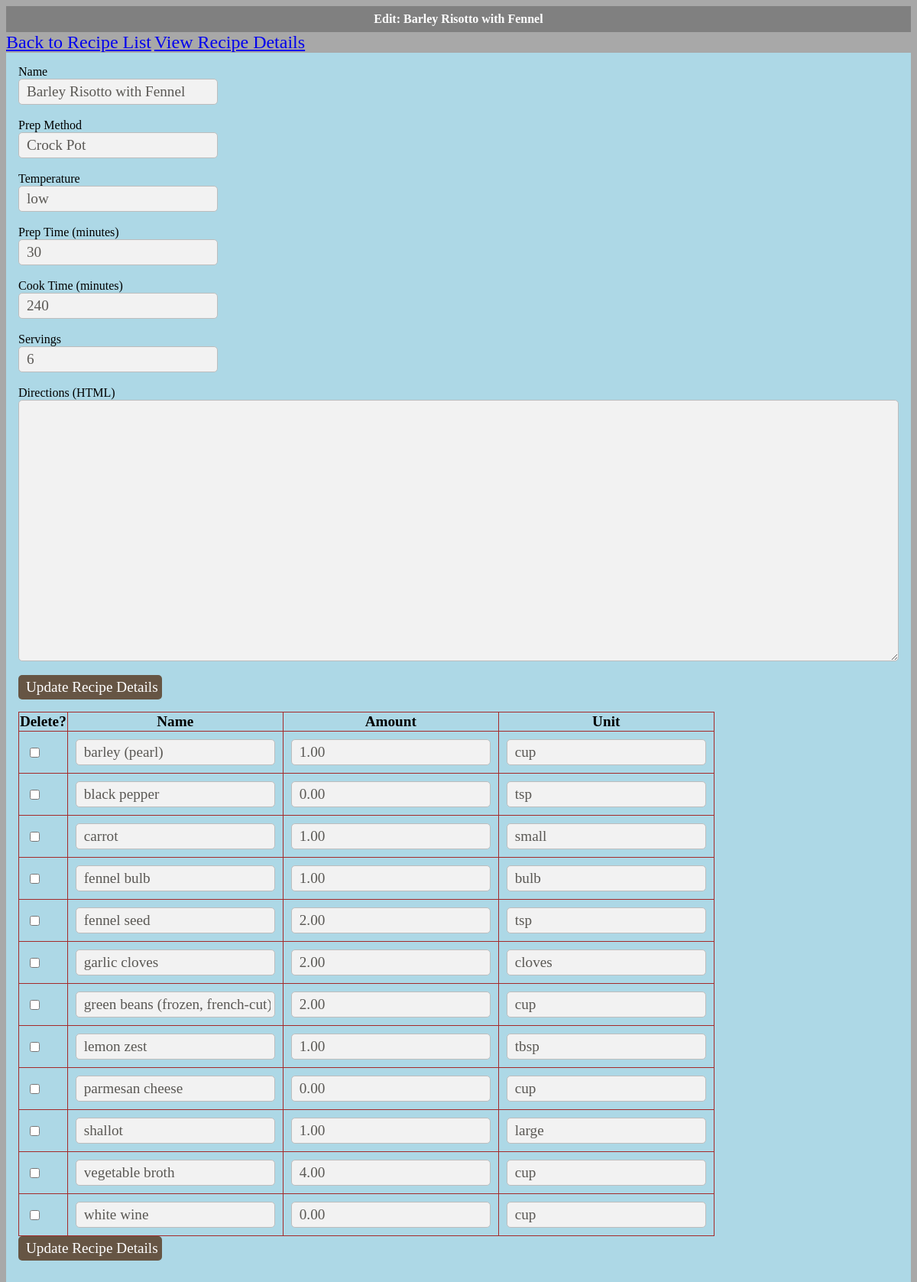
Before: /menu/8/editrecipe with the older database file.
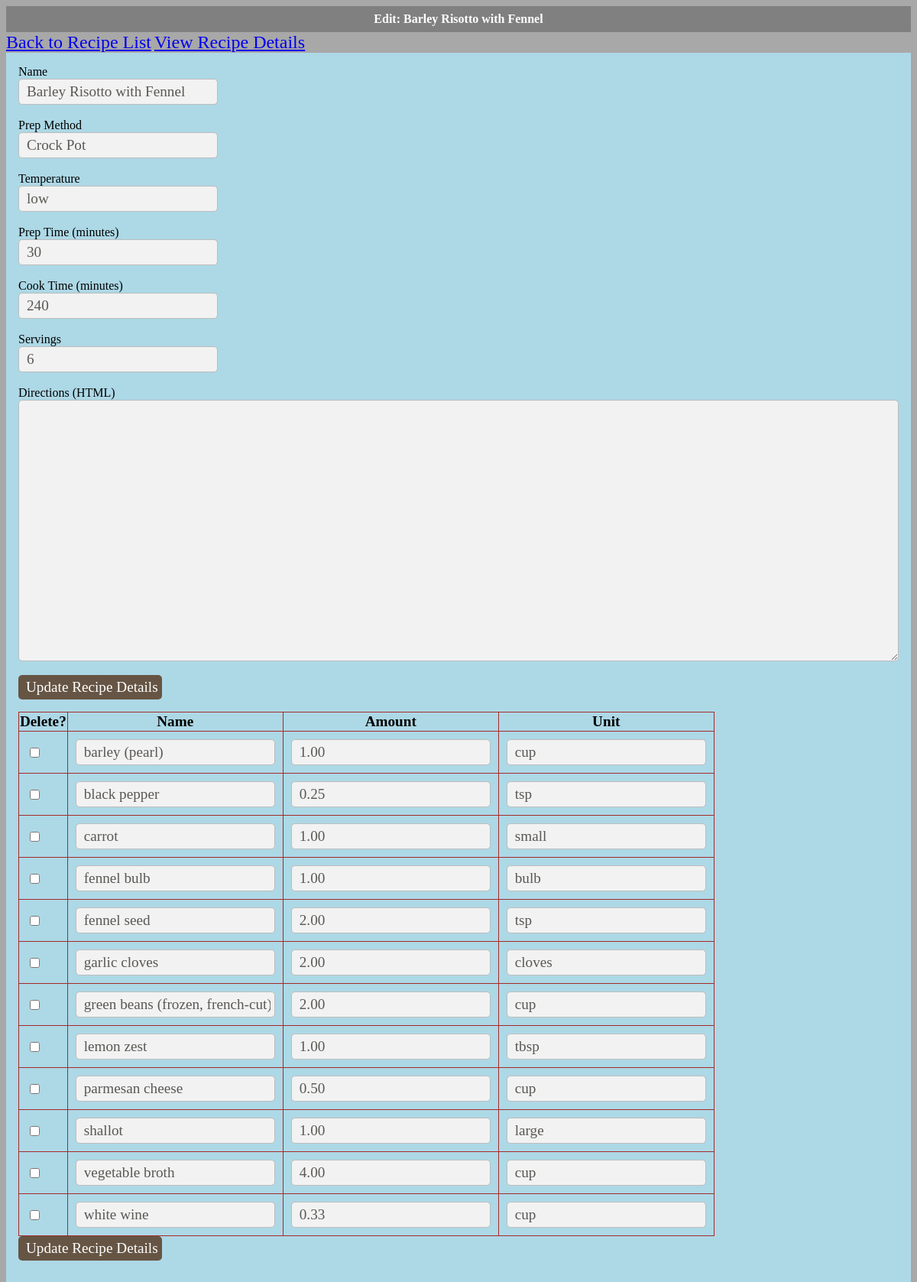
After: the same page with the newer database file.
### menu/models.py (models this page shows, shortened)
class Ingredient(models.Model):
    id = models.AutoField(primary_key=True)
    name = models.CharField(max_length=200)
    recipe = models.ForeignKey(Recipe)
    amount = models.DecimalField(max_digits=5, decimal_places=2, default=None)
    unit = models.CharField(max_length=200, default=None)

### menu/views.py (the view)
# urls.py: url(r'^(?P<pk>[0-9]+)/editrecipe$', views.EditRecipe.as_view(), name='editrecipe'),
class EditRecipe(generic.DetailView):
    model = Recipe
    template_name = 'menu/editrecipe.html'
    def get_queryset(self):
        return Recipe.objects.all()

### menu/templates/menu/editrecipe.html (shortened to what this page needs)
{% load staticfiles %}
{% load menu_extras %}
<link rel="stylesheet" type="text/css" media="only screen" href="{% static 'menu/style.css' %}" />
<div id="title">
    Edit: {{ recipe.name }}
</div>
<a href="{% url 'menu:index' %}">Back to Recipe List</a>
<a href = "{% url 'menu:recipedetails' recipe.id %}">View Recipe Details</a>
<div id="content">
    <form action="{% url 'menu:updaterecipe' recipe.id %}" method="post">
        Name<br><input type=text name="name" value="{{ recipe.name }}"><br><br>
        Prep Method<br><input type=text name="method" value="{{ recipe.prepMethod }}"><br><br>
        Temperature<br><input type=text name="temp" value="{{ recipe.temperature }}"><br><br>
        Prep Time (minutes)<br><input type=text name="prep" value="{{ recipe.prepTime }}"><br><br>
        Cook Time (minutes)<br><input type=text name="cook" value="{{ recipe.cookTime }}"><br><br>
        Servings<br><input type=text name="serves" value="{{ recipe.servings }}"><br><br>
        Directions (HTML)<br><textarea name="directions" ROWS=15 COLS=35>{{ recipe.directions }}</textarea><br><br>
        <input type=submit value="Update Recipe Details" id="submit"/>
    </form>
    <form action="{% url 'menu:updateingredient' recipe.id %}" method="post">
        <table>
            <tr>
                <th>Delete?</th>
                <th>Name</th>
                <th>Amount</th>
                <th>Unit</th>
            </tr>
            {% for i in recipe.ingredient_set.all %}
            <tr>
                <td><input type=checkbox name="{{i.id}}" id="i{{ forloop.counter }}" value={{i.id}}></td>
                <td><input type=text name="{{i.id}},name" value="{{ i.name }}"></td>
                <td><input type=text name="{{i.id}},amount" value="{{ i.amount }}"></td>
                <td><input type=text name="{{i.id}},unit" value="{{ i.unit }}"></td>
            </tr>
            {% endfor %}
        </table>
        <input type=submit value="Update Recipe Details" id="submit"/>
    </form>
</div>

Changed rows visible on the page:
changed Ingredient "black pepper": amount "0.00" → "0.25"
changed Ingredient "parmesan cheese": amount "0.00" → "0.50"
changed Ingredient "white wine": amount "0.00" → "0.33"
